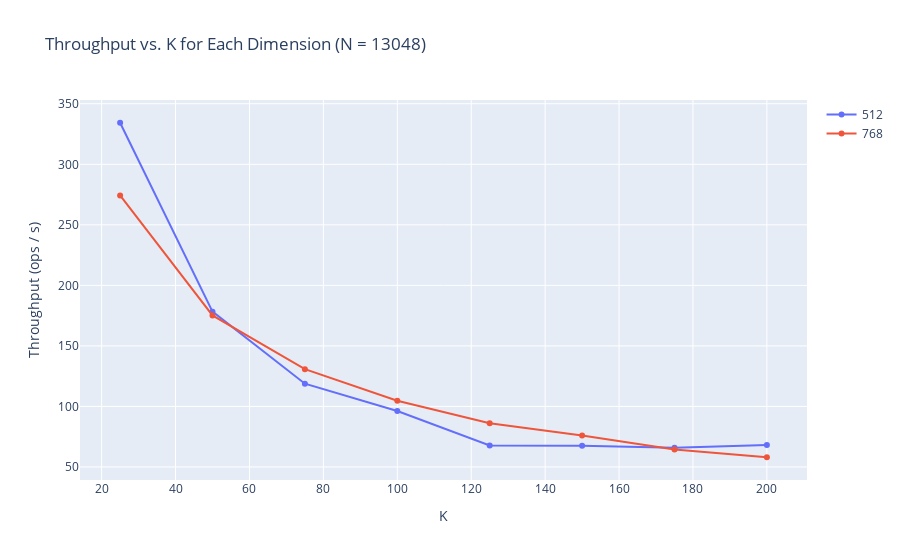

The notebook cell saved with this chart:
### Code cell
# Generate, plot, and print experiment data for (throughput vs. k) / dimension

import os
import time
import numpy as np
from pgvector.psycopg2 import register_vector
import psycopg2
import plotly.graph_objects as go

N_INTERVAL = 1000

def column_experiments(count, column, dimensions):
    create_test_table(count, column)

    results = []
    for k in range(25, 201, 25):
        query = f"SELECT * FROM test_table ORDER BY {column}2 <-> %s LIMIT {k}"
        generate_args = input['generate_args'] if 'generate_args' in input else None
        throughput = measure_throughput(query, lambda: np.random.rand(dimensions))
        results.append((k, throughput))

    drop_test_table()

    return results

def run_experiment(inputs):
    shared_max_count = min(get_table_count(column) for column, _ in inputs)
    results = {}
    for column, dimension in inputs:
        results[dimension] = column_experiments(shared_max_count, column, dimension)
    generate_plots(
        f"Throughput vs. K for Each Dimension (N = {shared_max_count})",
        'K',
        results,
        dimension
    )
    print_throughput_results('K', results, dimension)

inputs = [
    ('image_url_ai', 512),
    ('context_page_description_ai', 768)
]
run_experiment(inputs)

### Figure 1 — Plotly figure (JSON) as saved in the notebook; plotly's stock layout.template omitted (floating-point values rounded to 4 significant figures)
{"data": [{"mode": "lines+markers", "name": "512", "type": "scatter", "x": [25, 50, 75, 100, 125, 150, 175, 200], "y": [334.3, 178.3, 118.8, 96.25, 67.74, 67.59, 65.81, 68.13]}, {"mode": "lines+markers", "name": "768", "type": "scatter", "x": [25, 50, 75, 100, 125, 150, 175, 200], "y": [274.3, 175.2, 130.8, 104.6, 86.1, 76.03, 64.5, 58.01]}], "layout": {"autosize": true, "showlegend": true, "title": {"text": "Throughput vs. K for Each Dimension (N = 13048)"}, "xaxis": {"autorange": true, "range": [14.55, 210.5], "title": {"text": "K"}, "type": "linear"}, "yaxis": {"autorange": true, "range": [35.21, 357.1], "title": {"text": "Throughput (ops / s)"}, "type": "linear"}}}
